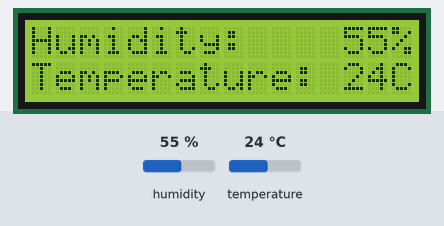
Simulated run of this sketch. Board: Arduino Uno, built with avr-gcc and run on an emulated ATmega328P. Shown: 16×2 character LCD. The test bench sets the inputs (shaded band); at power-on: humidity 55 %, temperature 24 °C.

Above: at 1.2 s.
1.3 s: humidity set to 22 %
At 3.6 s:
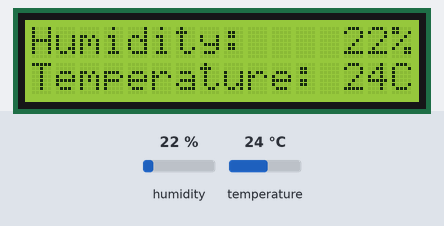
4.1 s: temperature set to 12 °C
At 4.9 s:
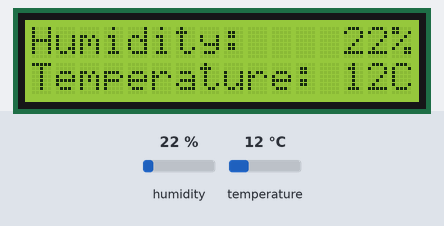
6.9 s: humidity set to 40 %
At 8.7 s:
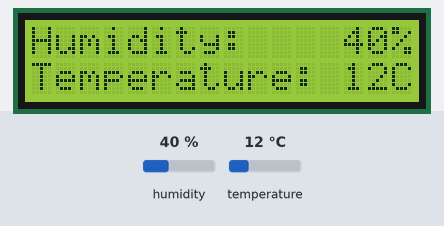
9.8 s: temperature set to 19 °C
At 11.3 s:
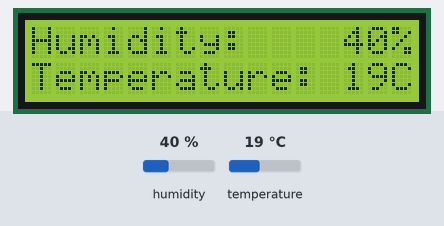
Timing chart, 0 to 12.8 s (numbered marks = the images above; inputs shaded):
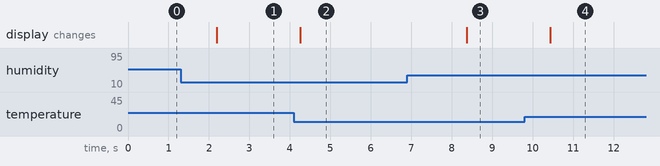

Measured:
- after the input at 1.3 s, the display: changes after 0.89 s (image 1)
- after the input at 4.1 s, the display: changes after 0.15 s (image 2)
- after the input at 6.9 s, the display: changes after 1.5 s (image 3)
- after the input at 9.8 s, the display: changes after 0.63 s (image 4)

The sketch:

dht11_+_lcd__project_.ino
```cpp
#include <Wire.h>
#include <LiquidCrystal_I2C.h>
LiquidCrystal_I2C lcd(0x27, 16, 2);
#include <dht11.h>
dht11 sensor;
#define DHT11PIN 10
byte degree[8] = // кодируем символ градуса
{
  B00111,
  B00101,
  B00111,
  B00000,
  B00000,
  B00000,
  B00000,
};
void setup()
{
  lcd.init();
  lcd.backlight();
  lcd.createChar(1, degree); // Создаем символ под номером 1
}
void loop()
{
  int chk = sensor.read(DHT11PIN);
  lcd.setCursor(0, 0);
  lcd.print("Humidity:      %");
  lcd.setCursor(13, 0);
  lcd.print(sensor.humidity);
  lcd.setCursor(0, 1);
  lcd.print("Temperature:   C");
  lcd.setCursor(13, 1);
  lcd.print(sensor.temperature);
  delay(2000);
}
```
